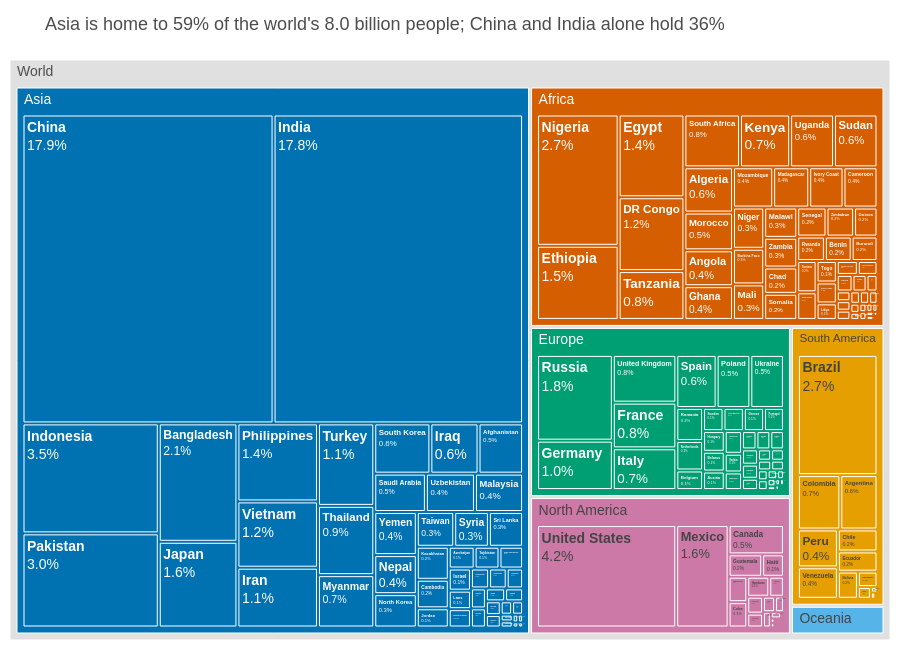

The code cell stored with this chart in its notebook:
### Markdown cell above
**Chart choice & justification:** *Which chart did you choose, and why? Justify design choices.

*YOUR ANSWER HERE*

I chose the treemap because the question asks for a part-to-whole view at two levels, continents and the countries inside them. So, a treemap nests countries inside continents, and each rectangle's area is its share of the 2022 world population. A pie or bar chart can't show both levels at once. Colour encodes continent with a CVD-safe palette, and labels show each box's share of the world directly, so no legend is needed.

### Code cell
# Q6
# YOUR CODE HERE

total = df['2022 Population'].sum()
cont_share = df.groupby('Continent')['2022 Population'].sum() / total * 100
ci_share = df.loc[df['Country'].isin(['China', 'India']), '2022 Population'].sum() / total * 100

fig = px.treemap(df, path=[px.Constant('World'), 'Continent', 'Country'], values='2022 Population',
                 color='Continent', color_discrete_map={**CONT_COLORS, '(?)': '#E0E0E0'},
                 template='plotly_white', height=650)
fig.update_traces(texttemplate='<b>%{label}</b><br>%{percentRoot:.1%}', textfont=dict(size=14),
                  hovertemplate='<b>%{label}</b><br>%{value:,.0f} people<br>%{percentRoot:.1%} of world<extra></extra>',
                  marker=dict(line=dict(color='white', width=1)), root_color='#F5F5F5')
fig.update_layout(
    title=dict(text=f"Asia is home to {cont_share['Asia']:.0f}% of the world's {total/1e9:.1f} billion people; "
                    f"China and India alone hold {ci_share:.0f}%"),
    font=FONT, margin=dict(l=10, r=10, t=60, b=10))
fig.show()

### Figure 1 — Plotly figure (JSON) as saved in the notebook; plotly's stock layout.template omitted (floating-point values rounded to 4 significant figures; data arrays with more than 128 entries replaced by an {"elided": "..."} marker saying what was removed)
{"data": [{"branchvalues": "total", "customdata": {"elided": "241x1 str values"}, "domain": {"x": [0, 1], "y": [0, 1]}, "hovertemplate": "<b>%{label}</b><br>%{value:,.0f} people<br>%{percentRoot:.1%} of world<extra></extra>", "ids": {"elided": "241 str values"}, "labels": {"elided": "241 str values"}, "marker": {"colors": {"elided": "241 str values"}, "line": {"color": "white", "width": 1}}, "name": "", "parents": {"elided": "241 str values"}, "root": {"color": "#F5F5F5"}, "textfont": {"size": 14}, "texttemplate": "<b>%{label}</b><br>%{percentRoot:.1%}", "type": "treemap", "values": {"elided": "241 float values"}}], "layout": {"font": {"color": "#4D4D4D", "family": "Arial", "size": 13}, "height": 650, "legend": {"tracegroupgap": 0}, "margin": {"b": 10, "l": 10, "r": 10, "t": 60}, "title": {"text": "Asia is home to 59% of the world's 8.0 billion people; China and India alone hold 36%"}}}
